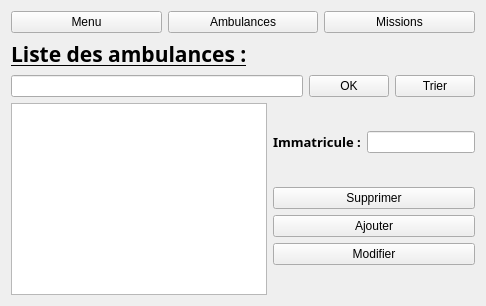
        <widget class="QWidget" name="page_18">
         <layout class="QVBoxLayout" name="verticalLayout_49">
          <item>
           <layout class="QHBoxLayout" name="horizontalLayout_69">
            <item>
             <widget class="QPushButton" name="pushButton_9">
              <property name="text">
               <string>Menu</string>
              </property>
             </widget>
            </item>
            <item>
             <widget class="QPushButton" name="pushButton_11">
              <property name="text">
               <string>Ambulances</string>
              </property>
             </widget>
            </item>
            <item>
             <widget class="QPushButton" name="pushButton_10">
              <property name="text">
               <string>Missions</string>
              </property>
             </widget>
            </item>
           </layout>
          </item>
          <item>
           <widget class="QLabel" name="label_50">
            <property name="font">
             <font>
              <family>Quicksand SemiBold</family>
              <pointsize>16</pointsize>
              <weight>75</weight>
              <bold>true</bold>
              <underline>true</underline>
             </font>
            </property>
            <property name="text">
             <string>Liste des ambulances :</string>
            </property>
           </widget>
          </item>
          <item>
           <layout class="QHBoxLayout" name="horizontalLayout_71">
            <item>
             <widget class="QLineEdit" name="lineEditSRCH"/>
            </item>
            <item>
             <widget class="QPushButton" name="pushButton_9ok">
              <property name="text">
               <string>OK</string>
              </property>
             </widget>
            </item>
            <item>
             <widget class="QPushButton" name="pushButton_21tr">
              <property name="text">
               <string>Trier</string>
              </property>
             </widget>
            </item>
           </layout>
          </item>
          <item>
           <layout class="QHBoxLayout" name="horizontalLayout_73">
            <item>
             <widget class="QTableView" name="tabambulance"/>
            </item>
            <item>
             <layout class="QVBoxLayout" name="verticalLayout_45">
              <item>
               <layout class="QHBoxLayout" name="horizontalLayout_72">
                <item>
                 <widget class="QLabel" name="label_51">
                  <property name="font">
                   <font>
                    <family>Quicksand SemiBold</family>
                    <pointsize>10</pointsize>
                    <weight>75</weight>
                    <bold>true</bold>
                   </font>
                  </property>
                  <property name="text">
                   <string>Immatricule :</string>
                  </property>
                 </widget>
                </item>
                <item>
                 <widget class="QLineEdit" name="lineEdit_10_im">
                  <property name="sizePolicy">
                   <sizepolicy hsizetype="Maximum" vsizetype="Fixed">
                    <horstretch>0</horstretch>
                    <verstretch>0</verstretch>
                   </sizepolicy>
                  </property>
                 </widget>
                </item>
               </layout>
              </item>
              <item>
               <layout class="QVBoxLayout" name="verticalLayout_44">
                <item>
                 <widget class="QPushButton" name="pushButton_18supp">
                  <property name="text">
                   <string>Supprimer</string>
                  </property>
                 </widget>
                </item>
                <item>
                 <widget class="QPushButton" name="pushButtonaj">
                  <property name="text">
                   <string>Ajouter</string>
                  </property>
                 </widget>
                </item>
                <item>
                 <widget class="QPushButton" name="pushButton_17mod">
                  <property name="text">
                   <string>Modifier</string>
                  </property>
                 </widget>
                </item>
               </layout>
              </item>
             </layout>
            </item>
           </layout>
          </item>
         </layout>
        </widget>
